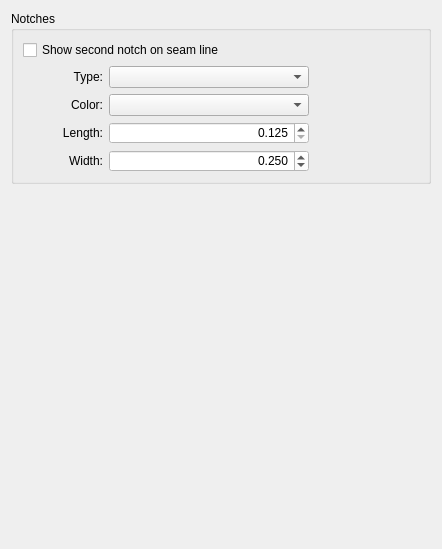
   <widget class="QWidget" name="tab_5">
    <attribute name="title">
     <string>Notches</string>
    </attribute>
    <layout class="QVBoxLayout" name="verticalLayout_2">
     <item>
      <widget class="QGroupBox" name="notches_GroupBox">
       <property name="minimumSize">
        <size>
         <width>420</width>
         <height>150</height>
        </size>
       </property>
       <property name="maximumSize">
        <size>
         <width>420</width>
         <height>16777215</height>
        </size>
       </property>
       <property name="font">
        <font>
         <family>MS Shell Dlg 2</family>
         <pointsize>9</pointsize>
        </font>
       </property>
       <property name="title">
        <string>Notches</string>
       </property>
       <layout class="QVBoxLayout" name="verticalLayout_6">
        <item>
         <widget class="QCheckBox" name="showSecondNotch_CheckBox">
          <property name="sizePolicy">
           <sizepolicy hsizetype="Preferred" vsizetype="Fixed">
            <horstretch>0</horstretch>
            <verstretch>0</verstretch>
           </sizepolicy>
          </property>
          <property name="font">
           <font>
            <family>MS Shell Dlg 2</family>
            <pointsize>9</pointsize>
           </font>
          </property>
          <property name="toolTip">
           <string>Show notch on both the seam allowance and seam line.</string>
          </property>
          <property name="text">
           <string>Show second notch on seam line</string>
          </property>
         </widget>
        </item>
        <item>
         <layout class="QVBoxLayout" name="verticalLayout_5">
          <item>
           <layout class="QHBoxLayout" name="horizontalLayout_4">
            <item>
             <widget class="QLabel" name="defaultNotchType_Label">
              <property name="minimumSize">
               <size>
                <width>80</width>
                <height>0</height>
               </size>
              </property>
              <property name="font">
               <font>
                <family>MS Shell Dlg 2</family>
                <pointsize>9</pointsize>
               </font>
              </property>
              <property name="text">
               <string>Type:</string>
              </property>
              <property name="alignment">
               <set>Qt::AlignRight|Qt::AlignTrailing|Qt::AlignVCenter</set>
              </property>
             </widget>
            </item>
            <item>
             <widget class="QComboBox" name="defaultNotchType_ComboBox">
              <property name="sizePolicy">
               <sizepolicy hsizetype="Preferred" vsizetype="Fixed">
                <horstretch>0</horstretch>
                <verstretch>0</verstretch>
               </sizepolicy>
              </property>
              <property name="minimumSize">
               <size>
                <width>200</width>
                <height>0</height>
               </size>
              </property>
              <property name="maximumSize">
               <size>
                <width>120</width>
                <height>16777215</height>
               </size>
              </property>
              <property name="font">
               <font>
                <family>MS Shell Dlg 2</family>
                <pointsize>9</pointsize>
               </font>
              </property>
              <property name="currentIndex">
               <number>-1</number>
              </property>
             </widget>
            </item>
            <item>
             <spacer name="horizontalSpacer_6">
              <property name="orientation">
               <enum>Qt::Horizontal</enum>
              </property>
              <property name="sizeHint" stdset="0">
               <size>
                <width>147</width>
                <height>13</height>
               </size>
              </property>
             </spacer>
            </item>
           </layout>
          </item>
          <item>
           <layout class="QHBoxLayout" name="horizontalLayout_6">
            <item>
             <widget class="QLabel" name="notchColor_Label">
              <property name="minimumSize">
               <size>
                <width>80</width>
                <height>0</height>
               </size>
              </property>
              <property name="font">
               <font>
                <family>MS Shell Dlg 2</family>
               </font>
              </property>
              <property name="text">
               <string>Color:</string>
              </property>
              <property name="alignment">
               <set>Qt::AlignRight|Qt::AlignTrailing|Qt::AlignVCenter</set>
              </property>
             </widget>
            </item>
            <item>
             <widget class="ColorComboBox" name="defaultNotchColor_ComboBox">
              <property name="minimumSize">
               <size>
                <width>200</width>
                <height>0</height>
               </size>
              </property>
              <property name="font">
               <font>
                <family>MS Shell Dlg 2</family>
               </font>
              </property>
             </widget>
            </item>
            <item>
             <spacer name="horizontalSpacer_8">
              <property name="orientation">
               <enum>Qt::Horizontal</enum>
              </property>
              <property name="sizeHint" stdset="0">
               <size>
                <width>160</width>
                <height>15</height>
               </size>
              </property>
             </spacer>
            </item>
           </layout>
          </item>
          <item>
           <layout class="QHBoxLayout" name="horizontalLayout_5">
            <item>
             <widget class="QLabel" name="defaultNotchLength_Label">
              <property name="sizePolicy">
               <sizepolicy hsizetype="Preferred" vsizetype="Preferred">
                <horstretch>0</horstretch>
                <verstretch>0</verstretch>
               </sizepolicy>
              </property>
              <property name="minimumSize">
               <size>
                <width>80</width>
                <height>0</height>
               </size>
              </property>
              <property name="maximumSize">
               <size>
                <width>16777215</width>
                <height>16777215</height>
               </size>
              </property>
              <property name="font">
               <font>
                <family>MS Shell Dlg 2</family>
                <pointsize>9</pointsize>
               </font>
              </property>
              <property name="text">
               <string>Length:</string>
              </property>
              <property name="alignment">
               <set>Qt::AlignRight|Qt::AlignTrailing|Qt::AlignVCenter</set>
              </property>
             </widget>
            </item>
            <item>
             <widget class="QDoubleSpinBox" name="defaultNotchLength_DoubleSpinBox">
              <property name="sizePolicy">
               <sizepolicy hsizetype="Preferred" vsizetype="Fixed">
                <horstretch>0</horstretch>
                <verstretch>0</verstretch>
               </sizepolicy>
              </property>
              <property name="minimumSize">
               <size>
                <width>200</width>
                <height>0</height>
               </size>
              </property>
              <property name="maximumSize">
               <size>
                <width>120</width>
                <height>16777215</height>
               </size>
              </property>
              <property name="font">
               <font>
                <family>MS Shell Dlg 2</family>
                <pointsize>9</pointsize>
               </font>
              </property>
              <property name="styleSheet">
               <string notr="true">background-color: rgb(255, 255, 255);</string>
              </property>
              <property name="alignment">
               <set>Qt::AlignRight|Qt::AlignTrailing|Qt::AlignVCenter</set>
              </property>
              <property name="decimals">
               <number>3</number>
              </property>
              <property name="minimum">
               <double>0.125000000000000</double>
              </property>
              <property name="maximum">
               <double>1.500000000000000</double>
              </property>
              <property name="singleStep">
               <double>0.010000000000000</double>
              </property>
              <property name="value">
               <double>0.125000000000000</double>
              </property>
             </widget>
            </item>
            <item>
             <spacer name="horizontalSpacer_2">
              <property name="orientation">
               <enum>Qt::Horizontal</enum>
              </property>
              <property name="sizeHint" stdset="0">
               <size>
                <width>160</width>
                <height>15</height>
               </size>
              </property>
             </spacer>
            </item>
           </layout>
          </item>
          <item>
           <layout class="QHBoxLayout" name="horizontalLayout_7">
            <item>
             <widget class="QLabel" name="defaultNotchWidth_Label">
              <property name="sizePolicy">
               <sizepolicy hsizetype="Preferred" vsizetype="Preferred">
                <horstretch>0</horstretch>
                <verstretch>0</verstretch>
               </sizepolicy>
              </property>
              <property name="minimumSize">
               <size>
                <width>80</width>
                <height>0</height>
               </size>
              </property>
              <property name="maximumSize">
               <size>
                <width>16777215</width>
                <height>16777215</height>
               </size>
              </property>
              <property name="font">
               <font>
                <family>MS Shell Dlg 2</family>
                <pointsize>9</pointsize>
               </font>
              </property>
              <property name="text">
               <string>Width:</string>
              </property>
              <property name="alignment">
               <set>Qt::AlignRight|Qt::AlignTrailing|Qt::AlignVCenter</set>
              </property>
             </widget>
            </item>
            <item>
             <widget class="QDoubleSpinBox" name="defaultNotchWidth_DoubleSpinBox">
              <property name="sizePolicy">
               <sizepolicy hsizetype="Preferred" vsizetype="Fixed">
                <horstretch>0</horstretch>
                <verstretch>0</verstretch>
               </sizepolicy>
              </property>
              <property name="minimumSize">
               <size>
                <width>200</width>
                <height>0</height>
               </size>
              </property>
              <property name="maximumSize">
               <size>
                <width>120</width>
                <height>16777215</height>
               </size>
              </property>
              <property name="font">
               <font>
                <family>MS Shell Dlg 2</family>
                <pointsize>9</pointsize>
               </font>
              </property>
              <property name="styleSheet">
               <string notr="true">background-color: rgb(255, 255, 255);</string>
              </property>
              <property name="alignment">
               <set>Qt::AlignRight|Qt::AlignTrailing|Qt::AlignVCenter</set>
              </property>
              <property name="decimals">
               <number>3</number>
              </property>
              <property name="singleStep">
               <double>0.050000000000000</double>
              </property>
              <property name="value">
               <double>0.250000000000000</double>
              </property>
             </widget>
            </item>
            <item>
             <spacer name="horizontalSpacer_7">
              <property name="orientation">
               <enum>Qt::Horizontal</enum>
              </property>
              <property name="sizeHint" stdset="0">
               <size>
                <width>160</width>
                <height>15</height>
               </size>
              </property>
             </spacer>
            </item>
           </layout>
          </item>
         </layout>
        </item>
       </layout>
      </widget>
     </item>
     <item>
      <spacer name="verticalSpacer_5">
       <property name="orientation">
        <enum>Qt::Vertical</enum>
       </property>
       <property name="sizeHint" stdset="0">
        <size>
         <width>20</width>
         <height>354</height>
        </size>
       </property>
      </spacer>
     </item>
    </layout>
   </widget>
